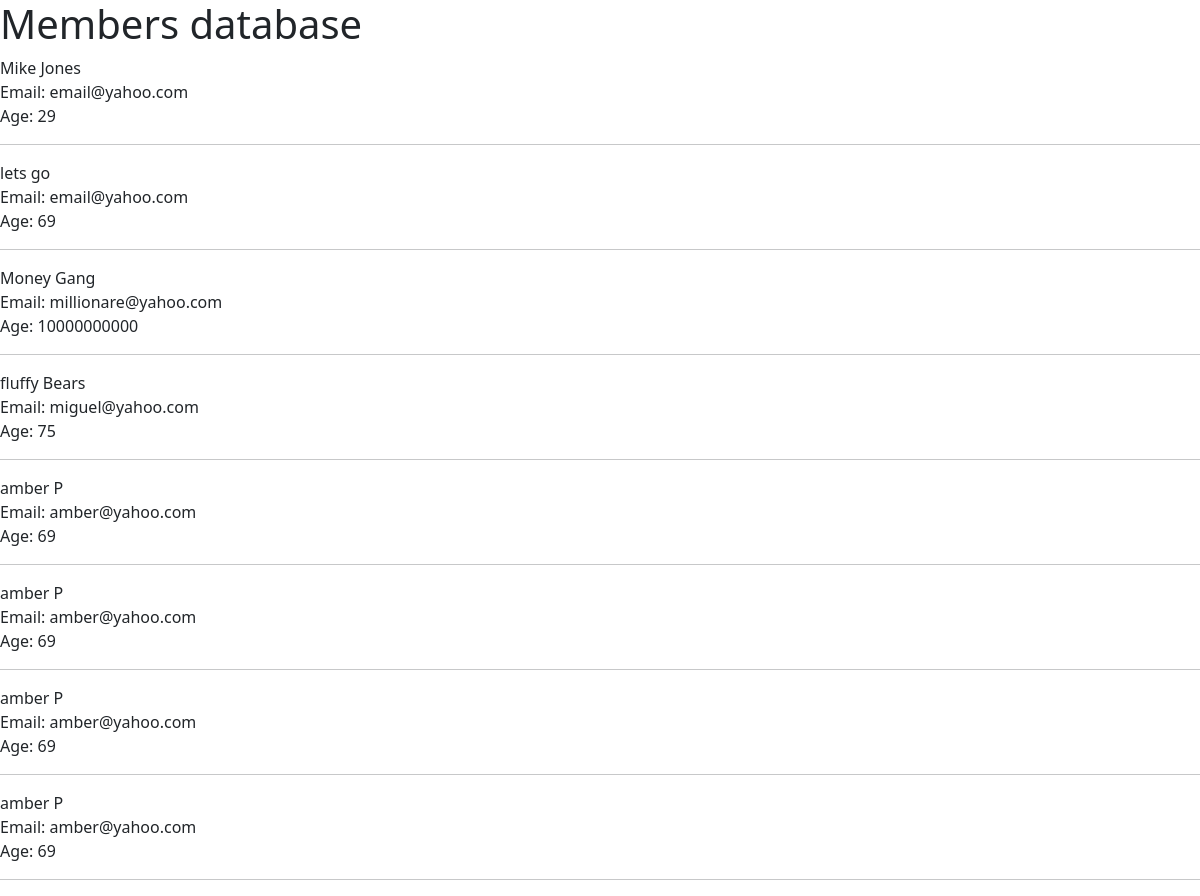
Before: /pyth/index/ with the older database file.
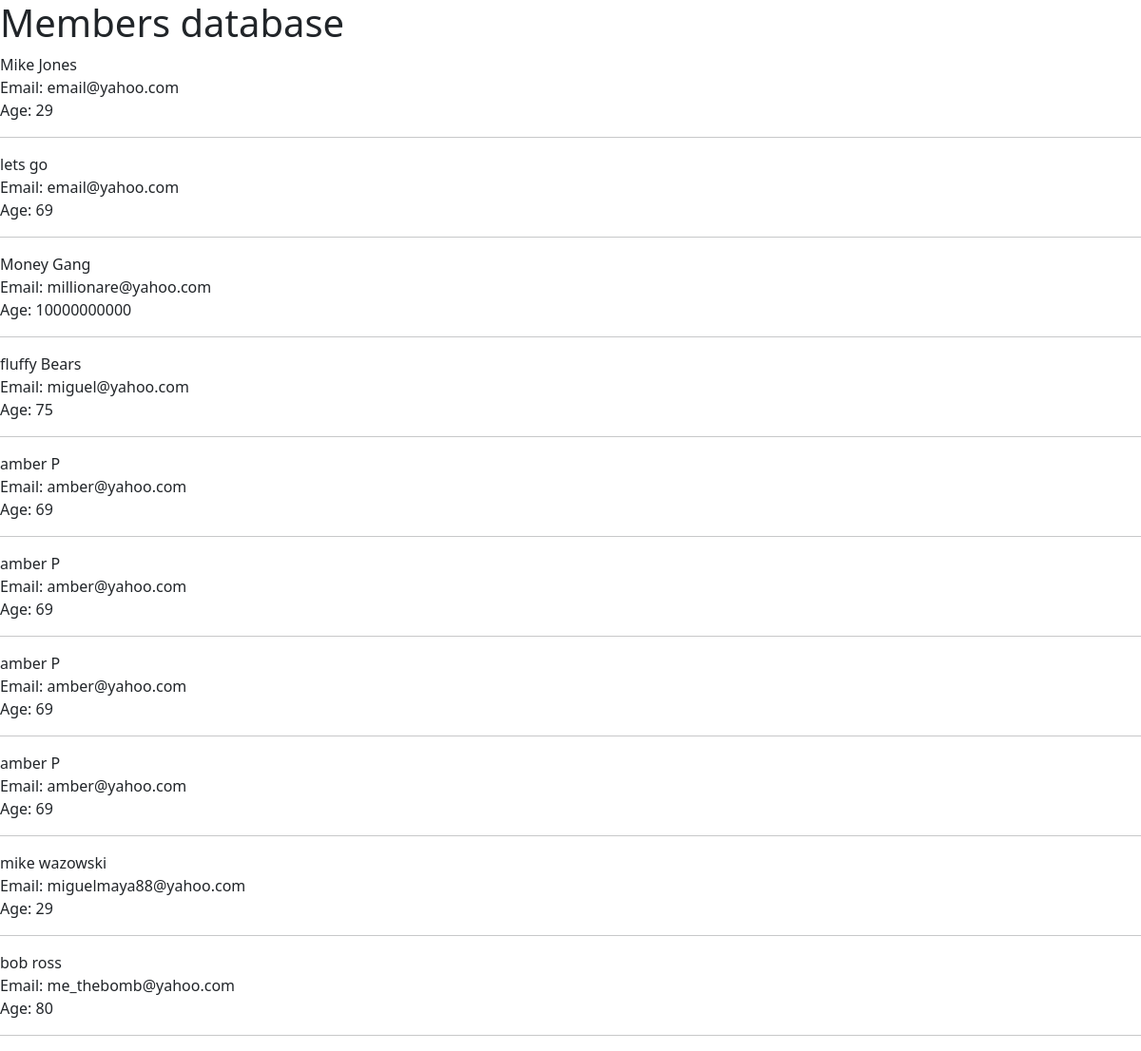
After: the same page with the newer database file.
### pyth/models.py (models this page shows, shortened)
class Members(models.Model):
    fname = models.CharField(max_length=50)
    lname = models.CharField(max_length=50)
    email = models.EmailField(max_length=200)
    passwd = models.CharField(max_length=50)
    age = models.IntegerField()

### pyth/views.py (the view)
# urls.py: path('index/', views.say_hello),
def say_hello(request):
    all_members = Members.objects.all
    return render(request, 'index.html', {'all':all_members})

### pyth/templates/index.html (shortened to what this page needs)
{% extends 'base.html' %}
{% load static %}
{% block content%}
 <h1>Members database</h1>
 {%for item in all %}
 {{ item.fname }}  {{ item.lname }}</br>
  Email: {{ item.email }}</br>
  Age: {{ item.age }}
  <hr>
 {% endfor %}
 {% endblock %}

### pyth/templates/base.html (shortened to what this page needs)
<!doctype html>
<html lang="en">
  <head>
    <link href="https://cdn.jsdelivr.net/npm/bootstrap@5.2.3/dist/css/bootstrap.min.css" rel="stylesheet">
  </head>
  <body>
{%block content %}
{% endblock%}
  </body>
</html>

Changed rows visible on the page:
added Members: fname "mike", lname "wazowski", email "miguelmaya88@yahoo.com", age "29"
added Members: fname "bob", lname "ross", email "me_thebomb@yahoo.com", age "80"
